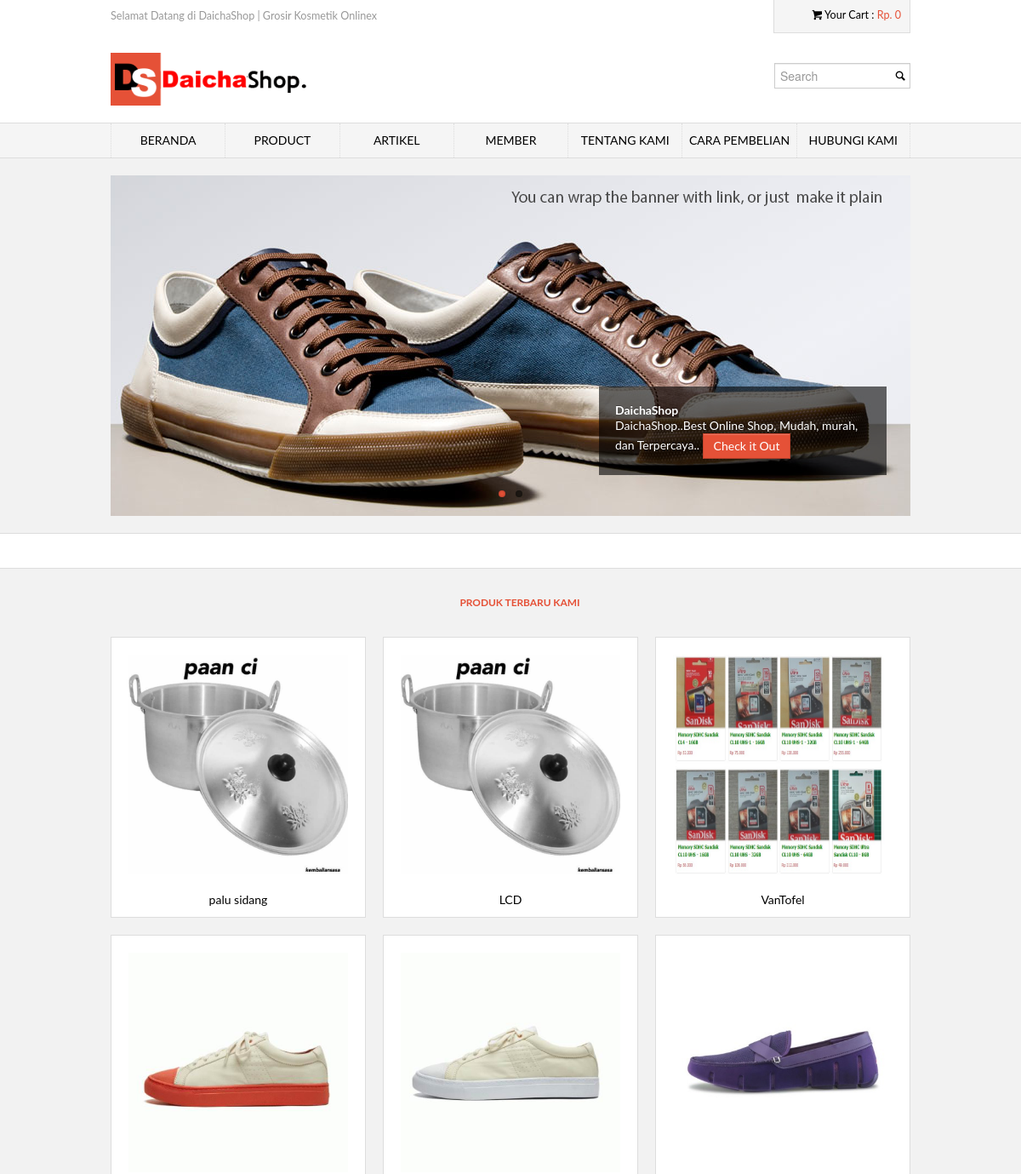
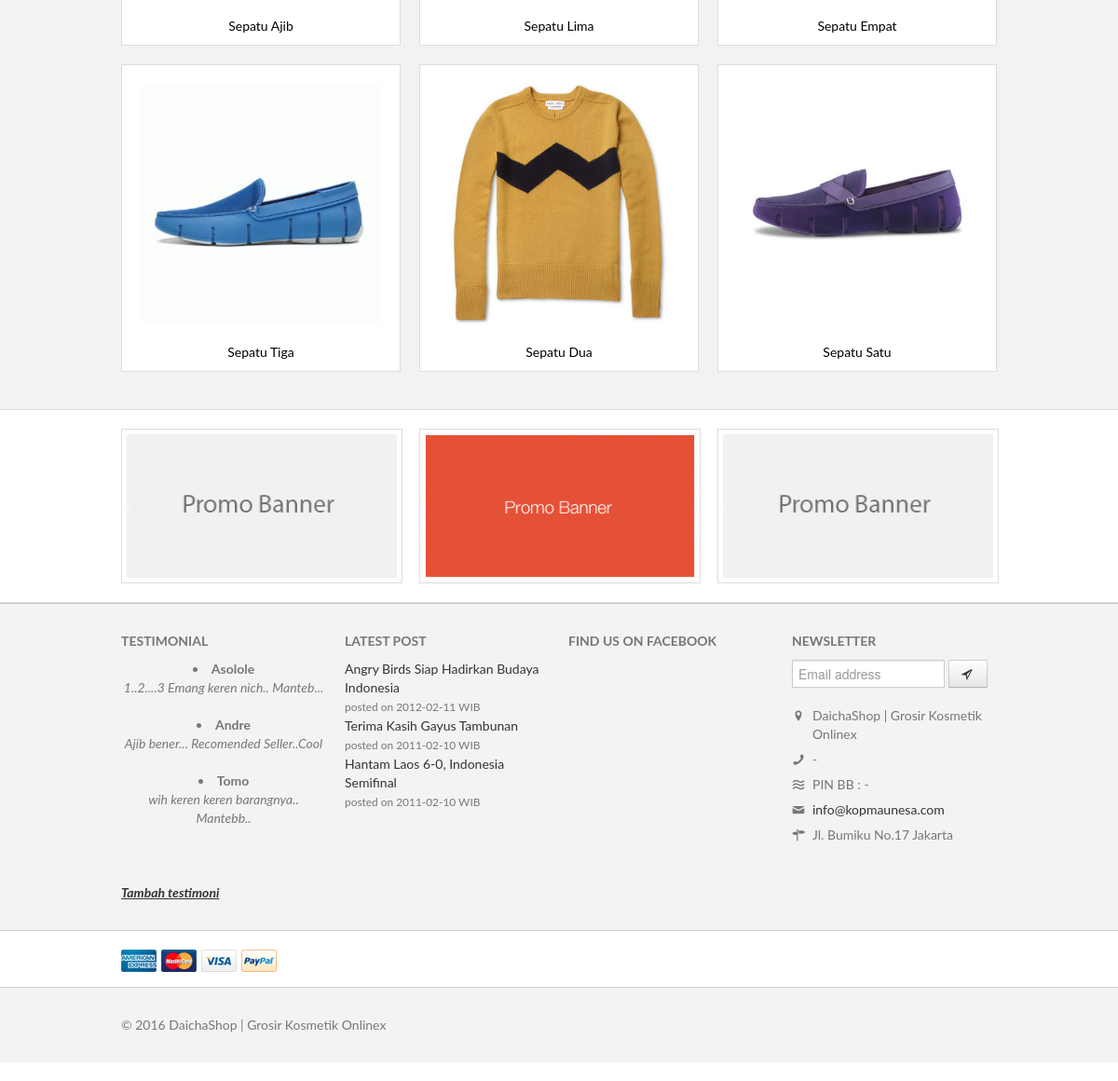
The page /home on the database its author committed (2 pictures, top to bottom).
### tables this page shows
CREATE TABLE `profil` (
  `id_profil` int(5) NOT NULL AUTO_INCREMENT,
  `static_content` text NOT NULL,
  `gambar` varchar(100) NOT NULL,
  `nama_toko` varchar(100) NOT NULL,
  `alamat` text NOT NULL,
  `meta_deskripsi` varchar(200) NOT NULL,
  `meta_keyword` varchar(200) NOT NULL,
  `email_pengelola` varchar(100) NOT NULL,
  `nomor_rekening` varchar(100) NOT NULL,
  `nomor_hp` varchar(20) NOT NULL,
  `pin_bb` varchar(10) NOT NULL,
  PRIMARY KEY (`id_profil`)
);

CREATE TABLE `menuutama` (
  `id_main` int(5) NOT NULL AUTO_INCREMENT,
  `nama_menu` varchar(50) DEFAULT NULL,
  `link` varchar(100) DEFAULT NULL,
  `aktif` enum('Y','N') NOT NULL DEFAULT 'Y',
  `lokasi` enum('Admin','Public') NOT NULL,
  `hakakses` enum('user','admin') NOT NULL,
  `icon` varchar(20) DEFAULT NULL,
  `urutan` int(5) NOT NULL,
  PRIMARY KEY (`id_main`)
);

CREATE TABLE `header` (
  `id_header` int(5) NOT NULL AUTO_INCREMENT,
  `judul` varchar(100) NOT NULL,
  `url` varchar(100) NOT NULL,
  `keterangan` text NOT NULL,
  `gambar` varchar(100) NOT NULL,
  `tgl_posting` date NOT NULL,
  PRIMARY KEY (`id_header`)
);

CREATE TABLE `produk` (
  `id_produk` int(5) NOT NULL AUTO_INCREMENT,
  `id_kategori` int(5) NOT NULL,
  `nama_produk` varchar(100) NOT NULL,
  `produk_seo` varchar(100) NOT NULL,
  `deskripsi` text NOT NULL,
  `harga` int(20) NOT NULL,
  `stok` int(5) NOT NULL,
  `berat` decimal(5,2) unsigned NOT NULL DEFAULT '0.00',
  `tgl_masuk` date NOT NULL,
  `gambar` varchar(100) NOT NULL,
  `dibeli` int(5) NOT NULL DEFAULT '1',
  `diskon` int(5) NOT NULL,
  `tipe` enum('j','s') NOT NULL DEFAULT 'j' COMMENT '''jual'',''sewa''',
  `hargaumum` decimal(10,0) NOT NULL,
  `hargakoperasi` decimal(10,0) NOT NULL,
  `jenisdurasi` enum('h','j') NOT NULL DEFAULT 'h' COMMENT '''hari'',''jam''',
  `durasi` int(11) NOT NULL,
  PRIMARY KEY (`id_produk`)
);

CREATE TABLE `banner` (
  `id_banner` int(5) NOT NULL AUTO_INCREMENT,
  `judul` varchar(100) NOT NULL,
  `posisi` varchar(100) NOT NULL,
  `url` varchar(100) NOT NULL,
  `gambar` varchar(100) NOT NULL,
  `tgl_posting` date NOT NULL,
  PRIMARY KEY (`id_banner`)
);

CREATE TABLE `testimoni` (
  `id_testi` int(5) NOT NULL AUTO_INCREMENT,
  `nama` varchar(100) NOT NULL,
  `isi` text NOT NULL,
  `aktif` enum('Y','N') NOT NULL,
  `tanggal` date NOT NULL,
  PRIMARY KEY (`id_testi`)
);

CREATE TABLE `artikel` (
  `id_artikel` int(5) NOT NULL AUTO_INCREMENT,
  `id_label` int(5) NOT NULL,
  `username` varchar(30) NOT NULL,
  `judul` varchar(100) NOT NULL,
  `judul_seo` varchar(100) NOT NULL,
  `headline` enum('Y','N') NOT NULL DEFAULT 'Y',
  `isi_artikel` text NOT NULL,
  `hari` varchar(20) NOT NULL,
  `tanggal` date NOT NULL,
  `jam` time NOT NULL,
  `gambar` varchar(100) NOT NULL,
  `dibaca` int(5) NOT NULL DEFAULT '1',
  `tag` varchar(100) NOT NULL,
  PRIMARY KEY (`id_artikel`)
);

### media.php (the view, shortened to what this page needs)
<?php
	include "config/library.php";
?>
<!DOCTYPE html>
<html lang="en">
	<head>
		<link rel="stylesheet" href="css/bootstrap.min.css" />
		<link rel="stylesheet" href="css/font.css" />
		<link rel="stylesheet" href="css/style.css" />
	</head>
	<body class="wf-active">
		<div class="header-container">
		<div class="container welcome">
			<div class="row-fluid">
				<div class="pull-left greet">
					<?php
						$welcome=mysqli_query($con,"SELECT * FROM profil");
						$bb=mysqli_fetch_array($welcome);
						echo "Selamat Datang di $bb[nama_toko]";
					?>
				</div>
				<div class="pull-right cart tright">
					<div class="counter">
						<a href="javascript:void(0);"><?php require_once "item.php";?></a>
					</div>
				</div>
			</div>
		</div>
		<div class="container head">
			<div class="row">
				<div class="span12 clearfix">
					<div class="top row">
						<div class="span8 logo image">
							<?php
echo "<a href='index.php'><img src='foto_banner/$bb[gambar]' alt='$bb[nama_toko]' /></a>";
?>
</div>
						<div class="cart span4">
							<form action="hasil-pencarian.html" method="POST" class="topsearch">
								<input type="search" name="kata" class="top-search" placeholder="Search"/>
								<button type="submit"><i class="icon-search"></i></button>
							</form>
						</div>
					</div>
				</div>
			</div>
		</div>
		<div class="container-menu">
		<div class="container">
			<div class="row">
				<div class="span12">
					<nav class="horizontal-nav full-width">
						<ul class="nav" id="nav">
								<li>
								<a href="index.php">Beranda</a>
							</li>
								<li>
								<a href="semua-produk.html">Product</a>
							</li>
							<li>
								<a href="semua-artikel.html">Artikel</a>
							</li>
            <?php
              $main=mysqli_query($con,"SELECT * FROM menuutama WHERE aktif='Y' AND lokasi='Public' order by urutan");
              while($r=mysqli_fetch_array($main)){
	             echo "<li><a href='$r[link]'>$r[nama_menu]</a>";
	             $sub=mysqli_query($con,"SELECT * FROM submenu, menuutama
                            WHERE submenu.id_main=menuutama.id_main
                            AND submenu.id_main=$r[id_main] AND submenu.id_submain=0 AND submenu.aktif='Y'");
               $jml=mysqli_num_rows($sub);
                if ($jml > 0){
                  echo "<div><ul>";
	                while($w=mysqli_fetch_array($sub)){
                    echo "<li><a href='$w[link_sub]' class='parent'>&#187; $w[nama_sub]</a>";
            			  $sub2 = mysqli_query($con,"SELECT * FROM submenu WHERE id_submain=$w[id_sub] AND id_submain!=0");
                    $jml2=mysqli_num_rows($sub2);
                    if ($jml2 > 0){
			         			  echo "<div><ul>";
			                 while($s=mysqli_fetch_array($sub2)){
			  	                echo "<li><a href='$s[link_sub]'>&#187; $s[nama_sub]</a></li>";
			                 }
			                echo "</ul></div></li>";
			              }
	                }
                 echo "</li></ul></div>
                       </li>";
                }
                else{
                  echo "</li>";
                }
              }
            ?>
		      </ul>
					</nav>
				</div>
			</div>
		</div>
		</div>
		</div>
<?php
include "tengah.php";
?>
		<footer>
			<div class="container">
				<section class="row foot">
					<article class="span3">
						<strong>Testimonial</strong>
						 <MARQUEE onmouseover=this.stop() style="CURSOR:default"
                       onmouseout=this.start() scrollAmount=1 direction=up loop=true height=180>
      <?php
              $hubungi=mysqli_query($con,"SELECT * FROM testimoni where aktif='Y' ORDER BY id_testi DESC LIMIT 5");
              while($s=mysqli_fetch_array($hubungi)){
                echo "<center><li><b>$s[nama]</b></br><i>
                      $s[isi]</i></center>
					 </li><br />
					 ";
              }
            ?> </MARQUEE> </br>
	</br><a href="semua-testimoni.html"><b><i><u>Tambah testimoni</u></b></i></a>
					</article>
					<article class="span3">
						<strong>Latest Post</strong>
						<ul>
									<?php
							  $artikel=mysqli_query($con,"select * FROM artikel ORDER BY id_artikel DESC LIMIT 3");
            while($k=mysqli_fetch_array($artikel)){
                echo "<li><a href='artikel-$k[id_artikel]-$k[judul_seo].html'>$k[judul]</a><br /><small>posted on $k[tanggal] WIB</small></li>
               ";
              }
              ?>
								</ul>
					</article>
					<article class="span3">
						<strong>Find us ON Facebook</strong>
					</article>
					<article class="span3">
						<strong>Newsletter</strong>
						<div>
							<form class="form-inline">
							<input class="input-medium" type="text" placeholder="Email address">
							<button class="btn"><i class="icon-direction"></i></button>
							</form>
						</div>
						<?php
						echo "
						<address class='row-fluid'>
							<div class='pull-left clabel'><i class='icon-location'></i></div>
							<div class='pull-left cdata'>$bb[nama_toko]</div>
						</address>
						<address class='row-fluid'>
							<div class='pull-left clabel'><i class='icon-phone'></i></div>
							<div class='pull-left cdata'>$bb[nomor_hp]</div>
						</address>
						<address class='row-fluid'>
							<div class='pull-left clabel'><i class='icon-air'></i></div>
							<div class='pull-left cdata'>PIN BB : $bb[pin_bb]</div>
						</address>
						<address class='row-fluid'>
							<div class='pull-left clabel'><i class='icon-mail'></i></div>
							<div class='pull-left cdata'><a href='#'>$bb[email_pengelola]</a></div>
						</address>
						<address class='row-fluid'>
							<div class='pull-left clabel'><i class='icon-address'></i></div>
							<div class='pull-left cdata'>$bb[alamat]</div>
						</address>";
						?>
					</article>
				</section>
			</div>
			<section class="row-fluid doubleline">
					<div class="container">
					<div class="span6">
						<div class="payment amex"></div>
						<div class="payment mastercard"></div>
						<div class="payment visa"></div>
						<div class="payment paypal"></div>
					</div>
					</div>
				</section>
				<section class="row-fluid social">
					<div class="container">
					<div class="pull-left">&copy; 2016 <?php echo "$bb[nama_toko]" ?></div>
					</div>
				</section>
		</footer>
	</body>
</html>

### item.php
<?php
	$sid = session_id();
	$sql = mysqli_query($con,"SELECT SUM(jumlah*(harga-(diskon/100)*harga)) as total,SUM(jumlah) as totaljumlah FROM orders_temp, produk
			                WHERE id_session='$sid' AND orders_temp.id_produk=produk.id_produk");
	while($r=mysqli_fetch_array($sql)){
  if ($r['totaljumlah'] != ""){
    $total_rp    = format_rupiah($r['total']);
    echo "<i class='icon-basket'></i>Your Cart : <span class='theme'>Rp. $total_rp</span>
   ";
  }
  else{
    echo "<i class='icon-basket'></i>Your Cart : <span class='theme'>Rp. 0</span>
          ";
  }
  }
?>

### tengah.php (shortened to what this page needs)
<?php
require_once 'config/library.php';
if ($_GET['module']=='home'){
		include "content.php";
}
elseif ($_GET['module']=='member'){
  include "member.php";
}
elseif ($_GET['module']=='membersewa'){
  include "membersewa.php";
}
elseif ($_GET['module']=='memberlogin'){
  include "memberlogin.php";
}
elseif ($_GET['module']=='memberdaftar'){
  include "memberdaftar.php";
}
elseif ($_GET['module']=='detailproduk'){
 include "detailproduk.php";
}
elseif ($_GET['module']=='detailkategori'){
    include "category.php";
}
elseif ($_GET['module']=='profilkami'){
 include "profil.php";
}
elseif ($_GET['module']=='carabeli'){
include "caraorder.php";
}
elseif ($_GET['module']=='semuaproduk'){
include "product.php";
}
elseif ($_GET['module']=='hubungikami'){
  include "contact-us.php";
}
elseif ($_GET['module']=='hasilcari'){
  include "cariproduk.php";
}
elseif ($_GET['module']=='keranjangbelanja'){
  include "cart.php";
}
elseif ($_GET['module']=='selesaibelanja'){
 include "checkout.php";
}
elseif ($_GET['module']=='semuatestimoni'){
   include "testimonian.php";
}
elseif ($_GET['module']=='detailartikel'){
	include "detail-article.php";
}
elseif ($_GET['module']=='detaillabel'){
include "detail-label.php";
}
elseif ($_GET['module']=='semuaartikel'){
 include "article.php";
}
?>

### content.php (shortened to what this page needs)
<div class='homepagecontainer'>
		<div class='slides home-span12'>
		<div class='container'>
			<div id='flexslider' class='flexslider row'>
			  <ul class='slides span12'>
			  	<?php
			  	$header=mysqli_query($con,"SELECT * FROM header ORDER BY id_header");
while($b=mysqli_fetch_array($header)){
	echo "
			    <li>
			     <img src='header/$b[gambar]' alt='' />
			      <p class='flex-caption'>
				      <strong>$b[judul]</strong><br />
				      $b[keterangan]
				      <a href='$b[url]' class='btn theme'>Check it Out</a>
			      </p>
			    </li>";
			  }
			  ?>
			  </ul>
			</div>
		</div>
		</div>
        <section class='home-panel promo'>
		</section>
		<div class='container home'>
			<section class='feat'>
				<div class='row'>
					<div class='span12'>
						<h6 class='subhead theme'><strong>PRODUK TERBARU KAMI</strong></h6>
						<div class='tab-content row'>
						  <div class='tab-pane active' id='feat'>
						  	<?php
						  	 $sql=mysqli_query($con,"SELECT * FROM produk ORDER BY id_produk DESC LIMIT 12");
  while ($r=mysqli_fetch_array($sql)){
    $isi_produk = strip_tags($r['deskripsi']);
                $isi = substr($isi_produk,0,42);
                $isi = substr($isi_produk,0,strrpos($isi," "));
    include "diskon_stok.php";
    echo "
						  	<article class='span4'>
								<div class='view view-thumb'>
									<img src='foto_produk/$r[gambar]' alt='$r[nama_produk]' width='258' height='258'>
									<div class='mask'>
										<h2>$divharga</h2>
				                        <p>$isi</p>
				                        <a href='produk-$r[id_produk]-$r[produk_seo].html' class='btn theme'><b>Detail</b></a>
				                       $tombol
									</div>
								</div>
								<p><a href='#'>$r[nama_produk]</a></p>
							</article>";
						}
							?>
							 </div>
						</div>
					</div>
				</div>
			</section>
		</div>
		<section class='home-panel promo'>
		<div class='container' style='display:block'>
			<div class='row-fluid'>
			 <?php
$banner1=mysqli_query($con,"SELECT * FROM banner WHERE posisi='bawah' ORDER BY id_banner DESC LIMIT 3");
while($c=mysqli_fetch_array($banner1)){
  echo "<article class='span4'><a href='$c[url]'><img src='foto_banner/$c[gambar]' alt='$c[judul]' target='_blank' title='$c[judul]'/></a></article>"
  ;
}
?>
	</div>
		</div>
		</section>
			</div>

### media.php (style rules this page uses)
.wf-active { font-family: 'Lato',serif; font-size: 14px; }
.wf-active .logo { font-family: 'Bangers', serif; }

### rows shown on the page
profil: nama_toko "DaichaShop | Grosir Kosmetik Onlinex", gambar (picture), nomor_hp "-", pin_bb "-", email_pengelola "info@kopmaunesa.com", alamat "Jl. Bumiku No.17 Jakarta"
menuutama: nama_menu "MEMBER"
menuutama: nama_menu "TENTANG KAMI"
menuutama: nama_menu "CARA PEMBELIAN"
menuutama: nama_menu "HUBUNGI KAMI"
header: gambar (picture), judul "DaichaShop", keterangan "DaichaShop..Best Online Shop, Mudah, murah, dan Terpercaya.."
produk: nama_produk "palu sidang"
produk: nama_produk "LCD"
produk: nama_produk "VanTofel"
produk: nama_produk "Sepatu Ajib"
produk: nama_produk "Sepatu Lima"
produk: nama_produk "Sepatu Empat"
produk: nama_produk "Sepatu Tiga"
produk: nama_produk "Sepatu Dua"
produk: nama_produk "Sepatu Satu"
banner: gambar (picture)
banner: gambar (picture)
banner: gambar (picture)
testimoni: nama "Asolole", isi "1..2....3 Emang keren nich.. Manteb..."
testimoni: nama "Andre", isi "Ajib bener... Recomended Seller..Cool"
testimoni: nama "Tomo", isi "wih keren keren barangnya.. Mantebb.."
artikel: judul "Angry Birds Siap Hadirkan Budaya Indonesia", tanggal "2012-02-11"
artikel: judul "Terima Kasih Gayus Tambunan", tanggal "2011-02-10"
artikel: judul "Hantam Laos 6-0, Indonesia Semifinal", tanggal "2011-02-10"
